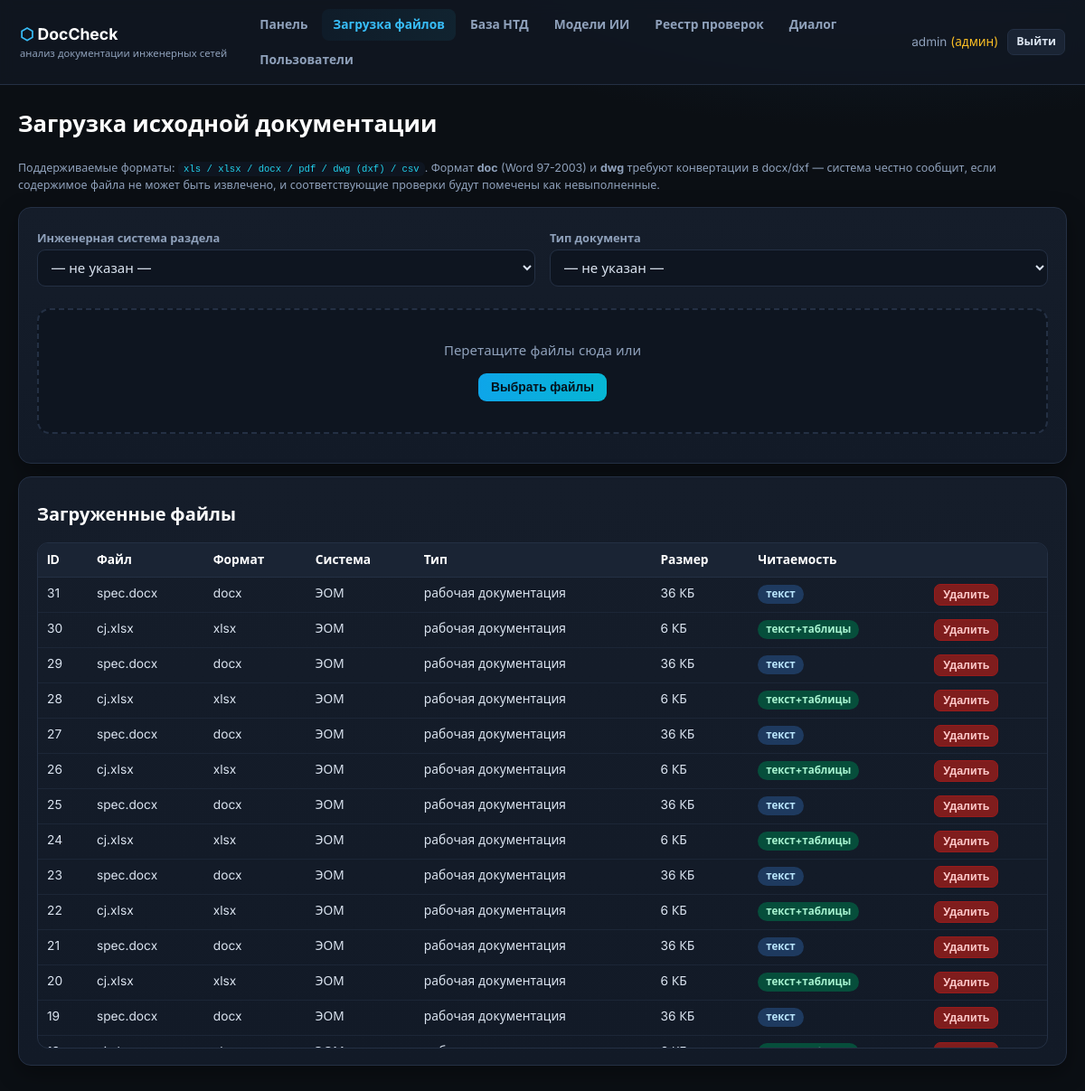
Before: /upload (signed in) with the older database file.
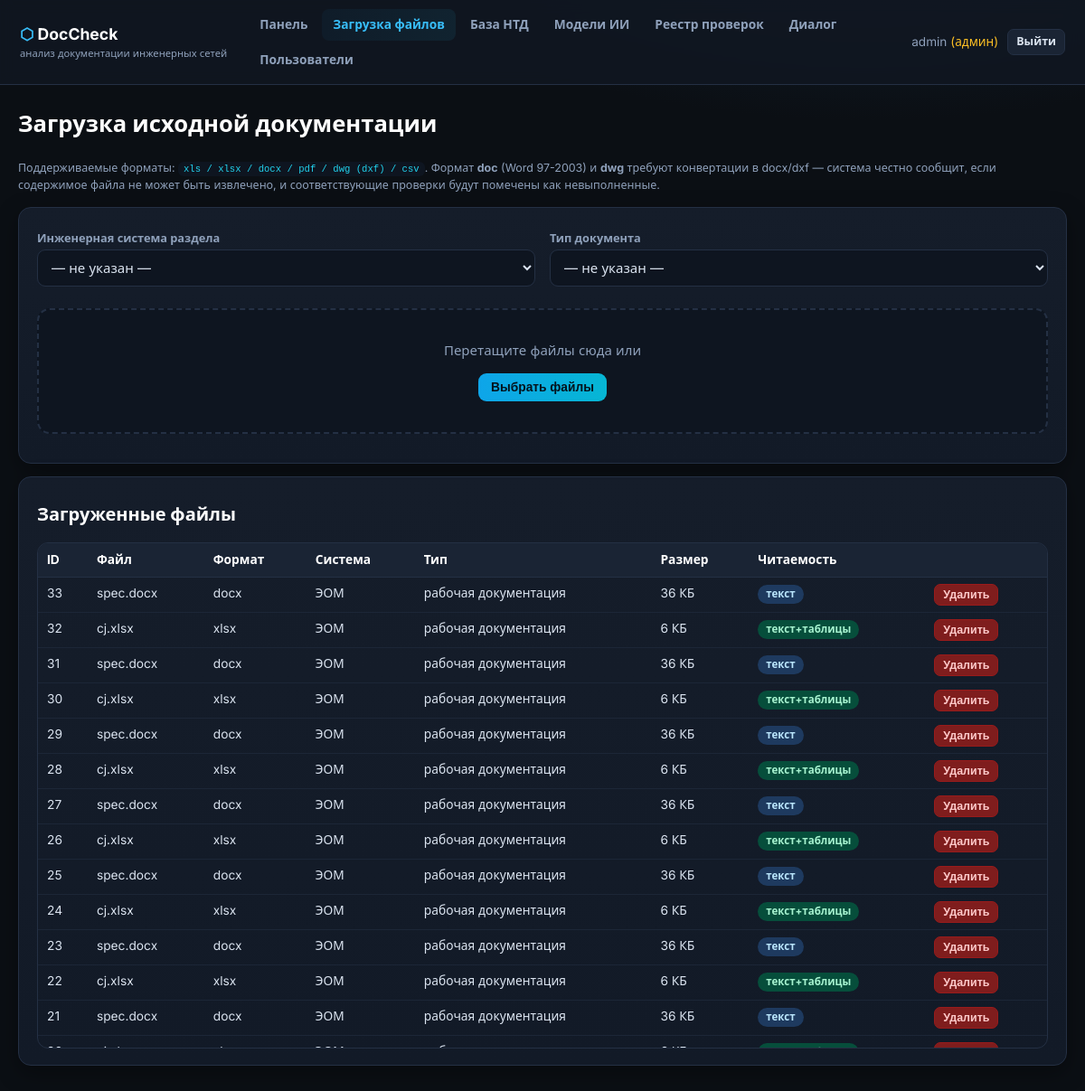
After: the same page with the newer database file.
### app/models.py (models this page shows)
class UploadedFile(db.Model):
    __tablename__ = "uploaded_files"
    id = db.Column(db.Integer, primary_key=True)
    user_id = db.Column(db.Integer, db.ForeignKey("users.id"))
    filename = db.Column(db.String(256), nullable=False)      # имя на диске
    original_name = db.Column(db.String(256), nullable=False)  # исходное имя
    ext = db.Column(db.String(16))
    size = db.Column(db.Integer, default=0)
    system = db.Column(db.String(64), default="")   # ЭОМ, ЭС, АПС, СОУЭ, СКС, ...
    doctype = db.Column(db.String(64), default="")  # план, схема, кабельный журнал, спецификация, расчет
    uploaded_at = db.Column(db.DateTime, default=utcnow)
    text_cache = db.Column(db.Text, default="")  # извлеченный текст/таблицы (для xls/docx/pdf)

### app/routes/main.py (the view)
@bp.route("/upload", methods=["GET"])
@login_required
def upload_page():
    files = UploadedFile.query.order_by(UploadedFile.uploaded_at.desc()).all()
    return render_template("upload.html", files=files)

### app/models.py (called while the page is built)
    @property
    def is_active(self):
        return not self.is_blocked

    @property
    def is_admin(self):
        return self.role == "admin"

### app/templates/upload.html (shortened to what this page needs)
{% extends "base.html" %}
{% block content %}
<h1>Загрузка исходной документации</h1>
<p class="hint mb">Поддерживаемые форматы: <code>xls / xlsx / docx / pdf / dwg (dxf) / csv</code>.
Формат <b>doc</b> (Word 97-2003) и <b>dwg</b> требуют конвертации в docx/dxf — система честно сообщит,
если содержимое файла не может быть извлечено, и соответствующие проверки будут помечены как невыполненные.</p>
<div class="card mb">
  <div class="grid cols-2">
    <div><label>Инженерная система раздела</label>
      <select id="selSystem">
        <option value="">— не указан —</option>
      </select></div>
    <div><label>Тип документа</label>
      <select id="selDoctype">
        <option value="">— не указан —</option>
      </select></div>
  </div>
  <div id="dropzone" class="dropzone mt">
    Перетащите файлы сюда или<br>
    <button class="btn btn-primary mt" onclick="document.getElementById('fileInput').click()">
      Выбрать файлы</button>
  </div>
</div>
<div class="card">
  <h2>Загруженные файлы</h2>
  {% if files %}
  <div class="table-wrap"><table>
    <tr><th>ID</th><th>Файл</th><th>Формат</th><th>Система</th><th>Тип</th><th>Размер</th><th>Читаемость</th><th></th></tr>
    {% for f in files %}
    <tr>
      <td>{{ f.id }}</td><td>{{ f.original_name }}</td><td>{{ f.ext }}</td>
      <td>{{ f.system }}</td><td>{{ f.doctype }}</td>
      <td>{{ '%.0f КБ' % (f.size/1024) }}</td>
      <td>{% if f.text_cache and '@@TABLES_JSON@@' in f.text_cache %}<span class="badge b-ok">текст+таблицы</span>
          {% elif f.text_cache %}<span class="badge b-info">текст</span>
          {% else %}<span class="badge b-crit">не извлечено</span>{% endif %}</td>
      <td><button class="btn btn-sm btn-danger" onclick="delFile({{ f.id }})">Удалить</button></td>
    </tr>
    {% endfor %}
  </table></div>
  {% else %}<p class="hint">Файлы ещё не загружены.</p>{% endif %}
</div>
{% endblock %}

Changed rows visible on the page:
no longer on this page (row unchanged): UploadedFile: id "20", original_name "cj.xlsx", ext "xlsx", system "ЭОМ", doctype "рабочая документация", f.size/1024 "6 КБ", shows "текст+таблицы"
no longer on this page (row unchanged): UploadedFile: id "19", original_name "spec.docx", ext "docx", system "ЭОМ", doctype "рабочая документация", f.size/1024 "36 КБ", shows "текст"
added UploadedFile: id "33", original_name "spec.docx", ext "docx", system "ЭОМ", doctype "рабочая документация", f.size/1024 "36 КБ", shows "текст"
added UploadedFile: id "32", original_name "cj.xlsx", ext "xlsx", system "ЭОМ", doctype "рабочая документация", f.size/1024 "6 КБ", shows "текст+таблицы"
